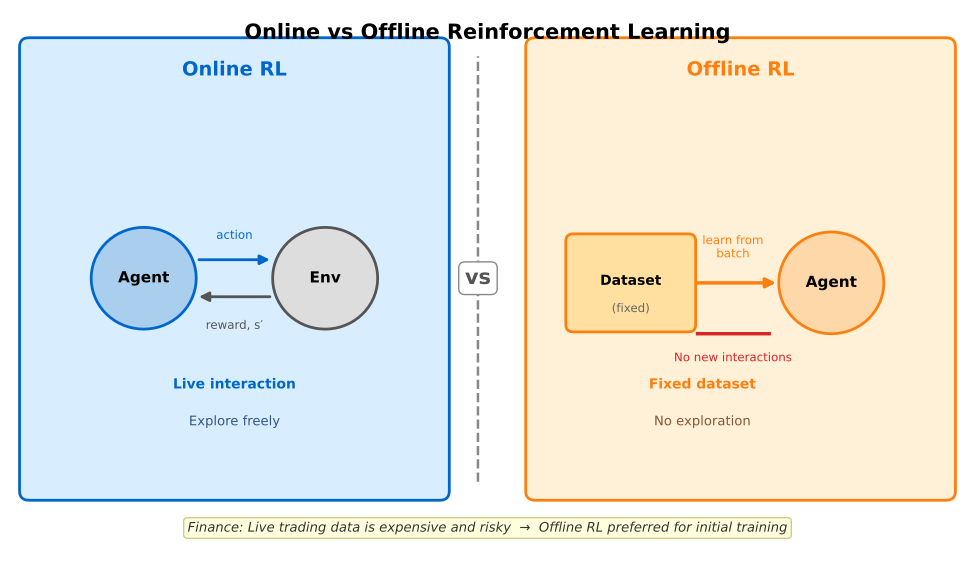

Reproduce this figure in Python.
import sys
from pathlib import Path
sys.path.insert(0, str(Path(__file__).resolve().parents[3] / 'templates'))
from chart_style import apply_style, COLORS, MLPURPLE, MLBLUE, MLORANGE, MLGREEN, MLRED, MLLAVENDER
apply_style()

import matplotlib.pyplot as plt
from matplotlib.patches import FancyBboxPatch, FancyArrowPatch, Circle

fig, ax = plt.subplots(figsize=(10, 6))
ax.set_xlim(0, 10)
ax.set_ylim(0, 6)
ax.axis('off')
ax.grid(False)

# ── Background zones ───────────────────────────────────────────────────────
online_bg = FancyBboxPatch((0.2, 0.8), 4.3, 4.8,
                           boxstyle="round,pad=0.1",
                           edgecolor=MLBLUE, facecolor='#D8EEFF',
                           linewidth=2.0, zorder=1)
ax.add_patch(online_bg)

offline_bg = FancyBboxPatch((5.5, 0.8), 4.3, 4.8,
                            boxstyle="round,pad=0.1",
                            edgecolor=MLORANGE, facecolor='#FFF0D8',
                            linewidth=2.0, zorder=1)
ax.add_patch(offline_bg)

# ── Zone headers ───────────────────────────────────────────────────────────
ax.text(2.35, 5.35, 'Online RL', ha='center', va='center',
        fontsize=14, fontweight='bold', color=MLBLUE)
ax.text(7.65, 5.35, 'Offline RL', ha='center', va='center',
        fontsize=14, fontweight='bold', color=MLORANGE)

# ── Online RL: Agent ↔ Environment circles ─────────────────────────────────
def draw_circle_node(ax, cx, cy, r, label, ec, fc):
    circ = Circle((cx, cy), r, edgecolor=ec, facecolor=fc, linewidth=2, zorder=3)
    ax.add_patch(circ)
    ax.text(cx, cy, label, ha='center', va='center',
            fontsize=11, fontweight='bold', zorder=4)

draw_circle_node(ax, 1.4, 3.1, 0.55, 'Agent',       MLBLUE,   '#AACFEE')
draw_circle_node(ax, 3.3, 3.1, 0.55, 'Env',         '#555555', '#DDDDDD')

# Bidirectional arrows
arr_fwd = FancyArrowPatch((1.95, 3.3), (2.75, 3.3),
                          arrowstyle='-|>', mutation_scale=14,
                          linewidth=2.0, color=MLBLUE, zorder=2)
ax.add_patch(arr_fwd)
arr_bwd = FancyArrowPatch((2.75, 2.9), (1.95, 2.9),
                          arrowstyle='-|>', mutation_scale=14,
                          linewidth=2.0, color='#555555', zorder=2)
ax.add_patch(arr_bwd)
ax.text(2.35, 3.5, 'action', ha='center', va='bottom', fontsize=8.5, color=MLBLUE)
ax.text(2.35, 2.65, 'reward, s′', ha='center', va='top', fontsize=8.5, color='#555555')

# Online labels
ax.text(2.35, 1.95, 'Live interaction', ha='center', va='center',
        fontsize=10, color=MLBLUE, fontweight='bold')
ax.text(2.35, 1.55, 'Explore freely', ha='center', va='center',
        fontsize=9.5, color='#335588')

# ── Offline RL: Dataset → Agent (one-way) ─────────────────────────────────
# Dataset "drum" icon using two rounded rectangles
db_box = FancyBboxPatch((5.9, 2.6), 1.2, 0.9,
                        boxstyle="round,pad=0.08",
                        edgecolor=MLORANGE, facecolor='#FFE0A0',
                        linewidth=2, zorder=3)
ax.add_patch(db_box)
ax.text(6.5, 3.07, 'Dataset', ha='center', va='center',
        fontsize=10, fontweight='bold', zorder=4)
ax.text(6.5, 2.77, '(fixed)', ha='center', va='center',
        fontsize=8.5, color='#666666', zorder=4)

draw_circle_node(ax, 8.6, 3.05, 0.55, 'Agent', MLORANGE, '#FFD8AA')

arr_off = FancyArrowPatch((7.1, 3.05), (8.05, 3.05),
                          arrowstyle='-|>', mutation_scale=14,
                          linewidth=2.5, color=MLORANGE, zorder=2)
ax.add_patch(arr_off)
ax.text(7.57, 3.3, 'learn from\nbatch', ha='center', va='bottom',
        fontsize=8.5, color=MLORANGE)

# No-exploration cross mark
ax.plot([7.2, 7.95], [2.5, 2.5], color=MLRED, linewidth=2.5, zorder=3)
ax.text(7.57, 2.3, 'No new interactions', ha='center', va='top',
        fontsize=8.5, color=MLRED)

# Offline labels
ax.text(7.25, 1.95, 'Fixed dataset', ha='center', va='center',
        fontsize=10, color=MLORANGE, fontweight='bold')
ax.text(7.25, 1.55, 'No exploration', ha='center', va='center',
        fontsize=9.5, color='#885533')

# ── Center "vs" divider ────────────────────────────────────────────────────
ax.plot([4.9, 4.9], [0.9, 5.5], color='#888888',
        linewidth=1.8, linestyle='--', zorder=2)
ax.text(4.9, 3.1, 'vs', ha='center', va='center',
        fontsize=15, fontweight='bold', color='#555555',
        bbox=dict(boxstyle='round,pad=0.3', facecolor='white', edgecolor='#888888'))

# ── Bottom annotation ──────────────────────────────────────────────────────
ax.text(5.0, 0.4,
        'Finance: Live trading data is expensive and risky  →  Offline RL preferred for initial training',
        ha='center', va='center', fontsize=9.5, color='#333333',
        style='italic',
        bbox=dict(boxstyle='round,pad=0.3', facecolor='#FFFFDD', edgecolor='#CCCC88'))

# ── Title ──────────────────────────────────────────────────────────────────
ax.text(5.0, 5.75, 'Online vs Offline Reinforcement Learning',
        ha='center', va='center', fontsize=15, fontweight='bold')

plt.tight_layout()
plt.savefig(Path(__file__).parent / 'chart.pdf', bbox_inches='tight', dpi=150)
plt.close()
print("Saved: 23_offline_vs_online_rl/chart.pdf")
